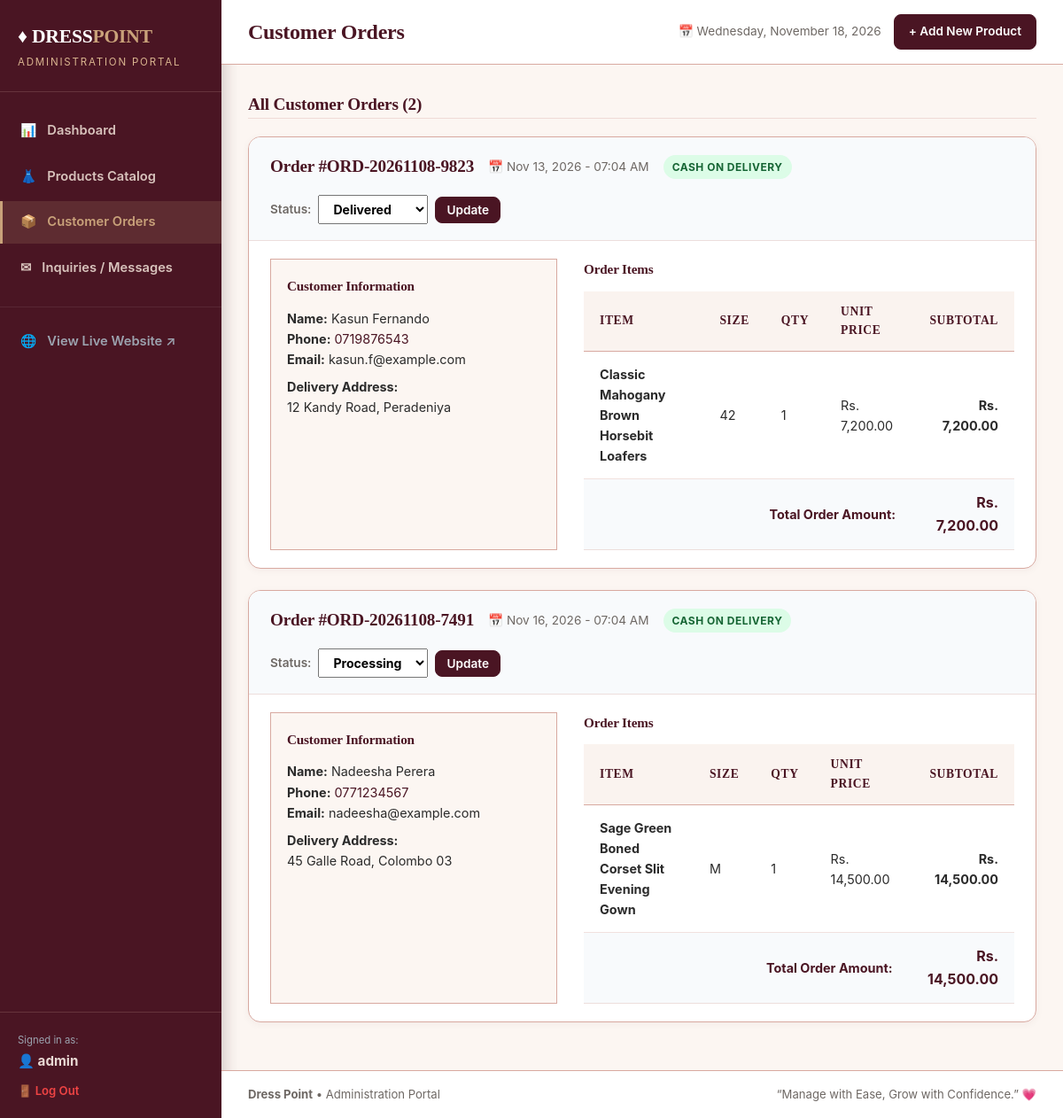
The app's page /admin/orders.php (signed in) with its own data.
### tables this page shows
CREATE TABLE `orders` (
  `id` INT AUTO_INCREMENT PRIMARY KEY,
  `order_number` VARCHAR(50) NOT NULL UNIQUE,
  `customer_name` VARCHAR(150) NOT NULL,
  `customer_phone` VARCHAR(50) NOT NULL,
  `shipping_address` TEXT NOT NULL,
  `customer_email` VARCHAR(150) DEFAULT '',
  `city` VARCHAR(100) DEFAULT '',
  `postal_code` VARCHAR(20) DEFAULT '',
  `payment_method` VARCHAR(50) NOT NULL DEFAULT 'Cash on Delivery',
  `total_amount` DECIMAL(10,2) NOT NULL,
  `status` ENUM('Pending', 'Processing', 'Shipped', 'Delivered') NOT NULL DEFAULT 'Pending',
  `created_at` TIMESTAMP DEFAULT CURRENT_TIMESTAMP
);

CREATE TABLE `order_items` (
  `id` INT AUTO_INCREMENT PRIMARY KEY,
  `order_id` INT NOT NULL,
  `product_id` INT DEFAULT NULL,
  `product_name` VARCHAR(200) NOT NULL,
  `size` VARCHAR(50) DEFAULT 'Standard',
  `quantity` INT NOT NULL DEFAULT 1,
  `unit_price` DECIMAL(10,2) NOT NULL,
  `subtotal` DECIMAL(10,2) NOT NULL,
  FOREIGN KEY (`order_id`) REFERENCES `orders`(`id`) ON DELETE CASCADE
);

### config.php (called while the page is built, shortened)
<?php
function format_price($amount) {
    return CURRENCY . ' ' . number_format((float)$amount, 2);
}
function safe($string) {
    return htmlspecialchars((string)$string, ENT_QUOTES, 'UTF-8');
}
?>

### admin/orders.php (the view, shortened to what this page needs)
<?php
require_once __DIR__ . '/../config.php';
$orders = [];
if ($db_connected) {
    $res = $conn->query("SELECT * FROM orders ORDER BY id DESC");
    if ($res) {
        while ($row = $res->fetch_assoc()) {
            $orders[] = $row;
        }
    }
}
$order_items_by_id = [];
if (!empty($orders) && $db_connected) {
    $order_ids = array_column($orders, 'id');
    $in_clause = implode(',', array_map('intval', $order_ids));
    $items_res = $conn->query("SELECT * FROM order_items WHERE order_id IN ($in_clause) ORDER BY id ASC");
    if ($items_res) {
        while ($item = $items_res->fetch_assoc()) {
            $order_items_by_id[$item['order_id']][] = $item;
        }
    }
}
require_once __DIR__ . '/header.php';
?>
<div class="admin-card-header" style="margin-bottom: 20px; padding: 0;">
  <h3>All Customer Orders (<?php echo count($orders); ?>)</h3>
</div>
<?php if (empty($orders)): ?>
  <div class="admin-card" style="padding: 50px; text-align: center; color: var(--text-muted);">
    <h3>No Orders Found</h3>
    <p style="margin-top: 8px;">No customer orders have been placed yet.</p>
  </div>
<?php else: ?>
  <?php foreach ($orders as $ord):
    $items = $order_items_by_id[$ord['id']] ?? [];
  ?>
    <div class="admin-card" style="margin-bottom: 24px;">
      <div class="admin-card-header" style="background: #F8FAFC;">
        <div style="display: flex; align-items: center; gap: 16px; flex-wrap: wrap;">
          <h3 style="margin: 0; color: var(--primary);">
            Order #<?php echo safe($ord['order_number']); ?>
          </h3>
          <span style="font-size: 0.85rem; color: var(--text-muted);">
            &#128197; <?php echo date('M d, Y - h:i A', strtotime($ord['created_at'])); ?>
          </span>
          <span class="badge" style="background: #DCFCE7; color: #166534;">
            Cash on Delivery
          </span>
        </div>
        <div>
          <form action="<?php echo BASE_URL; ?>/admin/orders.php" method="POST" style="display: flex; align-items: center; gap: 8px;">
            <label style="font-size: 0.85rem; font-weight: 600; color: var(--text-muted);">Status:</label>
            <select name="new_status" class="form-control" style="width: auto; padding: 6px 12px; font-weight: 700; font-size: 0.88rem;">
              <option value="Processing" <?php echo ($ord['status'] === 'Processing') ? 'selected' : ''; ?>>Processing</option>
              <option value="Delivered" <?php echo ($ord['status'] === 'Delivered') ? 'selected' : ''; ?>>Delivered</option>
            </select>
            <button type="submit" name="update_status" class="btn btn-primary" style="padding: 6px 12px; font-size: 0.85rem;">
              Update
            </button>
          </form>
        </div>
      </div>
      <div style="padding: 20px 24px; display: grid; grid-template-columns: 1fr 1.5fr; gap: 30px;">
        <div style="background: var(--bg-cream); border: 1px solid var(--border-light); border-radius: var(--radius); padding: 18px;">
          <h4 style="margin: 0 0 12px 0; color: var(--primary); font-size: 0.95rem;">Customer Information</h4>
          <div style="font-size: 0.9rem; line-height: 1.6;">
            <div><b>Name:</b> <?php echo safe($ord['customer_name']); ?></div>
            <div><b>Phone:</b> <a href="tel:<?php echo safe($ord['customer_phone']); ?>" style="color: var(--primary); text-decoration: none;"><?php echo safe($ord['customer_phone']); ?></a></div>
            <?php if (!empty($ord['customer_email'])): ?>
              <div><b>Email:</b> <?php echo safe($ord['customer_email']); ?></div>
            <?php endif; ?>
            <div style="margin-top: 8px;"><b>Delivery Address:</b><br><?php echo nl2br(safe($ord['shipping_address'])); ?></div>
          </div>
        </div>
        <div>
          <h4 style="margin: 0 0 12px 0; color: var(--primary); font-size: 0.95rem;">Order Items</h4>
          <table class="admin-table" style="font-size: 0.88rem;">
            <thead>
              <tr>
                <th>Item</th>
                <th>Size</th>
                <th>Qty</th>
                <th>Unit Price</th>
                <th style="text-align: right;">Subtotal</th>
              </tr>
            </thead>
            <tbody>
              <?php foreach ($items as $it): ?>
                <tr>
                  <td><b><?php echo safe($it['product_name']); ?></b></td>
                  <td><?php echo safe($it['size']); ?></td>
                  <td><?php echo $it['quantity']; ?></td>
                  <td><?php echo format_price($it['unit_price']); ?></td>
                  <td style="text-align: right;"><b><?php echo format_price($it['subtotal']); ?></b></td>
                </tr>
              <?php endforeach; ?>
              <tr style="background: #F8FAFC; font-weight: 700;">
                <td colspan="4" style="text-align: right; color: var(--primary);">Total Order Amount:</td>
                <td style="text-align: right; color: var(--primary); font-size: 1rem;">
                  <?php echo format_price($ord['total_amount']); ?>
                </td>
              </tr>
            </tbody>
          </table>
        </div>
      </div>
    </div>
  <?php endforeach; ?>
<?php endif; ?>
<?php require_once __DIR__ . '/footer.php'; ?>

### css/style.css (style rules this page uses)
:root { --burgundy: #4A1523; --burgundy-light: #5F1B2D; --maroon: #2E0E16; --blush: #F6E3DC; --cream: #FCF6F2; --dusty-rose: #D8A9A0; --dusty-rose-soft: rgba(216, 169, 160, 0.35); --gold: #C9A27A; --gold-light: #D9B48F; --gold-dark: #B58B63; --gold-gradient: linear-gradient(135deg, #D9B48F 0%, #C9A27A 100%); --gold-gradient-hover: linear-gradient(135deg, #C9A27A 0%, #B58B63 100%); --text-dark: #2B2B2B; --text-muted: #6E6864; --white: #FFFFFF; --primary: var(--burgundy); --primary-light: var(--burgundy-light); --primary-dark: var(--maroon); --accent: var(--gold); --accent-light: var(--gold-light); --accent-soft: rgba(201, 162, 122, 0.16); --bg-cream: var(--cream); --bg-blush: var(--blush); --bg-white: var(--white); --text-main: var(--text-dark); --border-light: var(--dusty-rose); --border-soft: var(--dusty-rose-soft); --shadow-sm: 0 2px 8px rgba(74, 21, 35, 0.05); --shadow-md: 0 8px 24px rgba(74, 21, 35, 0.08); --shadow-lg: 0 16px 36px rgba(46, 14, 22, 0.14); --transition: all 0.28s cubic-bezier(0.4, 0, 0.2, 1); --radius-sm: 4px; --radius-md: 8px; --radius-lg: 14px; --font-serif: "Georgia", 'Times New Roman', Garamond, serif; --font-sans: -apple-system, BlinkMacSystemFont, "Segoe UI", Roboto, "Helvetica Neue", Arial, sans-serif; --font-main: var(--font-sans); --font-heading: var(--font-serif); }
*, *::before, *::after { box-sizing: border-box; margin: 0; padding: 0; }
html { font-size: 16px; scroll-behavior: smooth; }
body { font-family: var(--font-main); background-color: var(--bg-cream); color: var(--text-main); line-height: 1.6; min-height: 100vh; display: flex; flex-direction: column; }
h1, h2, h3, h4, h5, h6 { font-family: var(--font-heading); color: var(--burgundy); font-weight: 700; letter-spacing: -0.01em; }
a { color: inherit; text-decoration: none; transition: var(--transition); }
button, input, select, textarea { font-family: inherit; font-size: 1rem; }
.btn { display: inline-flex; align-items: center; justify-content: center; gap: 8px; padding: 12px 26px; border-radius: var(--radius-md); font-weight: 600; font-size: 0.95rem; cursor: pointer; border: none; transition: var(--transition); }
.btn-primary { background-color: var(--burgundy); color: var(--white); border: 1px solid var(--burgundy); }
.badge { display: inline-block; padding: 4px 10px; border-radius: 20px; font-size: 0.75rem; font-weight: 700; text-transform: uppercase; letter-spacing: 0.5px; }

### css/admin.css (style rules this page uses)
.admin-card { background: var(--white); border: 1px solid var(--dusty-rose); border-radius: var(--radius-lg); box-shadow: var(--shadow-sm); overflow: hidden; margin-bottom: 30px; }
.admin-card-header { padding: 18px 24px; border-bottom: 1px solid var(--dusty-rose-soft); display: flex; align-items: center; justify-content: space-between; flex-wrap: wrap; gap: 16px; }
.admin-card-header h3 { font-family: var(--font-heading); font-size: 1.2rem; font-weight: 700; color: var(--burgundy); }
.admin-table { width: 100%; border-collapse: collapse; }
.admin-table th { background: #FAF3EF; padding: 12px 18px; text-align: left; font-family: var(--font-heading); font-size: 0.85rem; font-weight: 700; color: var(--burgundy); text-transform: uppercase; letter-spacing: 0.6px; border-bottom: 1px solid var(--dusty-rose); }
.admin-table td { padding: 14px 18px; border-bottom: 1px solid var(--dusty-rose-soft); font-size: 0.9rem; vertical-align: middle; }

### records on screen
orders: order_number "ORD-20261108-9823", created_at "Nov 13, 2026 - 07:04 AM", new_status "Delivered", customer_name "Kasun Fernando", customer_phone "0719876543", customer_email "kasun.f@example.com", shipping_address "12 Kandy Road, Peradeniya", total_amount "Rs. 7,200.00"
order_items: product_name "Classic Mahogany Brown Horsebit Loafers", size "42", quantity "1", unit_price "Rs. 7,200.00", subtotal "Rs. 7,200.00"
orders: order_number "ORD-20261108-7491", created_at "Nov 16, 2026 - 07:04 AM", new_status "Processing", customer_name "Nadeesha Perera", customer_phone "0771234567", customer_email "nadeesha@example.com", shipping_address "45 Galle Road, Colombo 03", total_amount "Rs. 14,500.00"
order_items: product_name "Sage Green Boned Corset Slit Evening Gown", size "M", quantity "1", unit_price "Rs. 14,500.00", subtotal "Rs. 14,500.00"

### other values on screen
safe($_SESSION['admin_username'] ?? 'admin') "admin"
safe($page_title) "Customer Orders"
count($orders) "2"
